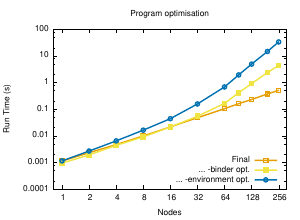

Write gnuplot code to recreate this figure.
# vim: filetype=gnuplot

set title "Program optimisation"

set terminal pdf size 3,2.2
set output "convertAcc.pdf"

set key on
set key bottom

set xlabel "Nodes"
set logscale x
set xrange [0.8:310]

set xtics (1,2,4,8,16,32,64,128,256)

set ylabel "Run Time (s)"
set logscale y
# set yrange [0.05:100]

plot    'convertAcc.dat' using ($1):($2)                                        \
                title "Final"                   ls 6  lw 4 with linespoints,    \
        'convertAcc.dat' using ($1):($3)                                        \
                title "... -binder opt."        ls 3  lw 4 with linespoints,    \
        'convertAcc.dat' using ($1):($4)                                        \
                title "... -environment opt."   ls 2  lw 4 with linespoints

